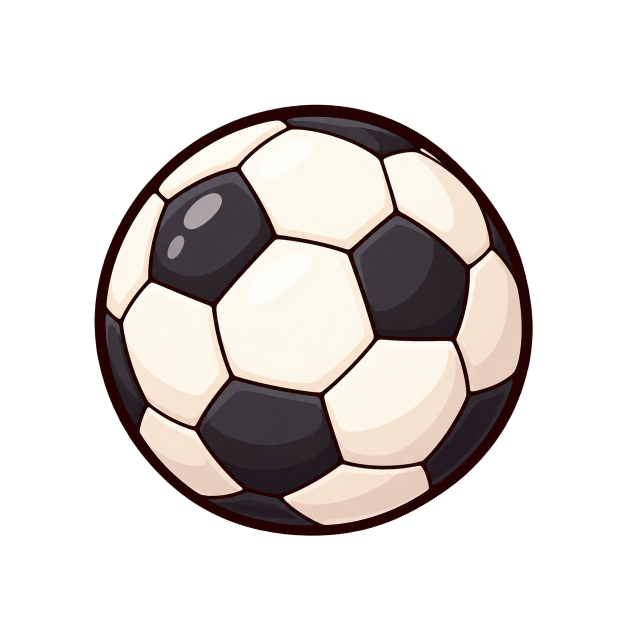
#> input picture assets/props/source/ball.png, 1254 x 1254 px, given in place of strawberry.png, which was not available (shown at 1/2 size)
$ python build_prop_assets.py
#> lines starting #> are read from the running program, lines starting #| are printed output that depends on the picture; pictures that were not available may be replaced by others from this repository, and a replacement may not be noted
"""Prepare supplied props without redrawing: crop transparent margins and resize."""
from pathlib import Path
from PIL import Image

ROOT = Path(__file__).resolve().parents[1]
ASSETS = ROOT / "assets/props"
NAMES = ("strawberry", "ball", "water", "soap", "bubble", "blanket", "hand")
DEVICE_WIDTHS = (22, 22, 16, 28, 14, 54, 48)


def main():
    header = ["// Generated by tools/build_prop_assets.py; do not edit.", "#pragma once",
              '#include "PetAssets.h"', "namespace PropAssets {"]
    for index, name in enumerate(NAMES):
        image = Image.open(ASSETS / "source" / f"{name}.png").convert("RGBA")
#> image is the input picture: PIL image 1254x1254 RGBA; mean R, G, B, A 60.4, 55.3, 53, 94.8
        if image.getpixel((0, 0))[3] != 0:
            raise ValueError(f"{name}: expected transparent background")
        box = image.getchannel("A").point(lambda a: 255 if a > 16 else 0).getbbox()
#> box = (189, 209, 1066, 1072)
        if not box:
            raise ValueError(f"{name}: empty artwork")
        image = image.crop(box)
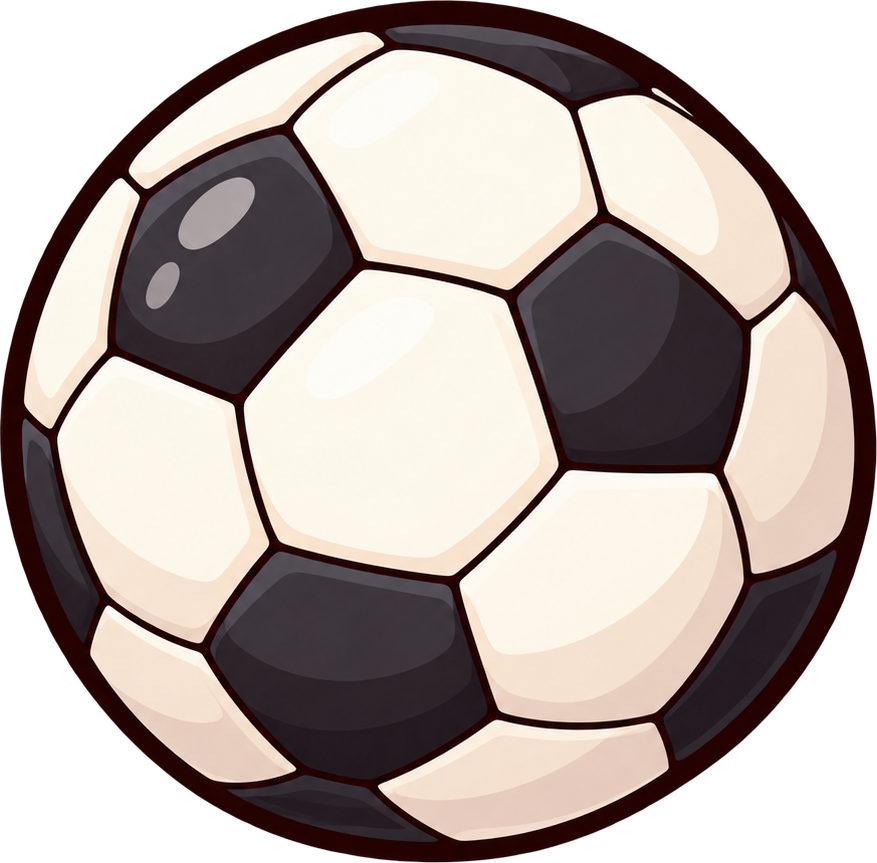
#> image: PIL image 877x863 RGBA; mean R, G, B, A 125.6, 114.8, 110.2, 197; transparent parts drawn white
        for variant, width in (("web", 160), ("device", DEVICE_WIDTHS[index])):
            scaled = image.resize((width, max(1, round(image.height * width / image.width))), Image.Resampling.LANCZOS)
            # Transparent border prevents edge clipping and preserves alpha for overlays.
            canvas = Image.new("RGBA", (scaled.width + 4, scaled.height + 4))
            canvas.alpha_composite(scaled, (2, 2))
            folder = ASSETS / variant
            folder.mkdir(parents=True, exist_ok=True)
            target = folder / f"{name}.png"
            canvas.save(target, optimize=True)
            data = target.read_bytes()
            key = name + variant.title()
            header.append(f"static const uint8_t {key}[] PROGMEM = {{")
            for offset in range(0, len(data), 16):
                header.append("    " + ",".join(f"0x{byte:02x}" for byte in data[offset:offset+16]) + ",")
            header.append("};")
            print(f"{name} {variant}: {canvas.width}x{canvas.height}, {len(data)} bytes")
#> this loop made 2 passes
#> pass 1, in main, `scaled = image.resize((width, max(1, round(image.height * width / imag..`:
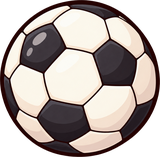
#> scaled: PIL image 160x157 RGBA; mean R, G, B, A 125.2, 114.5, 110, 197; transparent parts drawn white
#> pass 1, in main, `canvas.save(target, optimize=True)`:
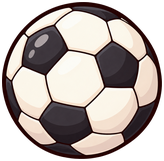
#> saved as strawberry.png: PIL image 164x161 RGBA; mean R, G, B, A 119.1, 109, 104.7, 187.4; transparent parts drawn white
#> pass 2, in main, `scaled = image.resize((width, max(1, round(image.height * width / imag..`:
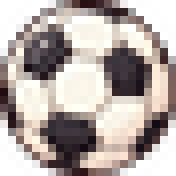
#> scaled: PIL image 22x22 RGBA (shown 8 times larger); mean R, G, B, A 130.4, 119.3, 114.7, 197.4; transparent parts drawn white
#> after the loop:
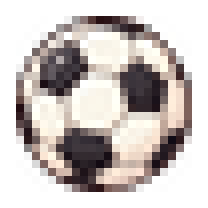
#> canvas: PIL image 26x26 RGBA (shown 8 times larger); mean R, G, B, A 93.3, 85.4, 82.1, 141.3; transparent parts drawn white
#> after the loop, header = 2494 items
#> pass 3 of the loop in main, `for index, name in enumerate(NAMES):`:
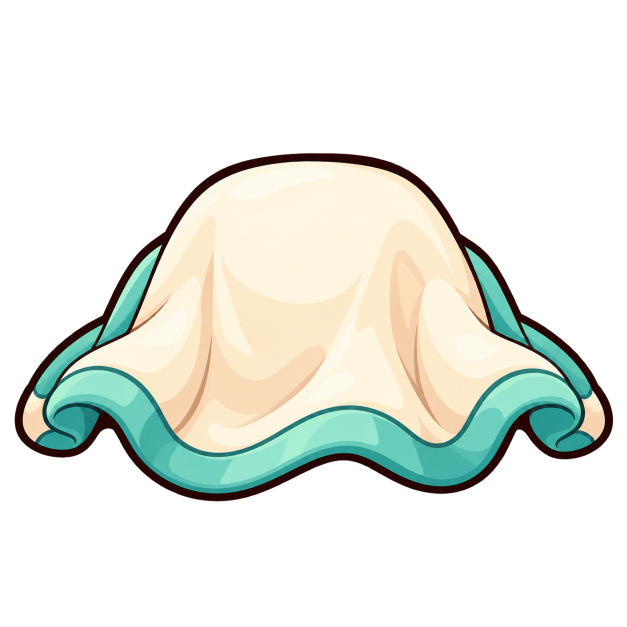
#> input picture assets/props/source/blanket.png, 1254 x 1254 px, given in place of water.png, which was not available (shown at 1/2 size)
#> in main, image is the input picture: PIL image 1254x1254 RGBA; mean R, G, B, A 64.2, 68.3, 61, 87
#> box = (29, 306, 1227, 1003)
#> image: PIL image 1198x697 RGBA
#> the loop in main, `for variant, width in (("web", 160), ("device", DEVICE_WIDTHS[index])):` made 2 passes
#> pass 1, in main, `scaled = image.resize((width, max(1, round(image.height * width / imag..`:
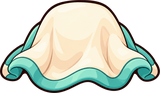
#> scaled: PIL image 160x93 RGBA; mean R, G, B, A 120.9, 128.3, 114.6, 163.9; transparent parts drawn white
#> pass 1, in main, `canvas.save(target, optimize=True)`:
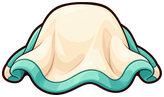
#> saved as water.png: PIL image 164x97 RGBA; mean R, G, B, A 113.1, 120, 107.2, 153.3; transparent parts drawn white
#> after the loop in main, `for variant, width in (("web", 160), ("device", DEVICE_WIDTHS[index])):`: header = 6437 items
#> the loop made 7 passes; the first 3 are shown
    for variant in ("Web", "Device"):
        header.append(f"static const PetImage {variant.lower()}[] = {{")
        header.extend(f"    {{{name}{variant}, sizeof({name}{variant})}}," for name in NAMES)
        header.append("};")
#> this loop made 2 passes
#> variant on passes 1 to 2: 'Web', 'Device'
    header += ['static const char *const names[] = {"strawberry", "ball", "water", "soap", "bubble", "blanket", "hand"};',
               "} // namespace PropAssets\n"]
    (ROOT / "src/PropAssets.h").write_text("\n".join(header))


if __name__ == "__main__":
    main()
